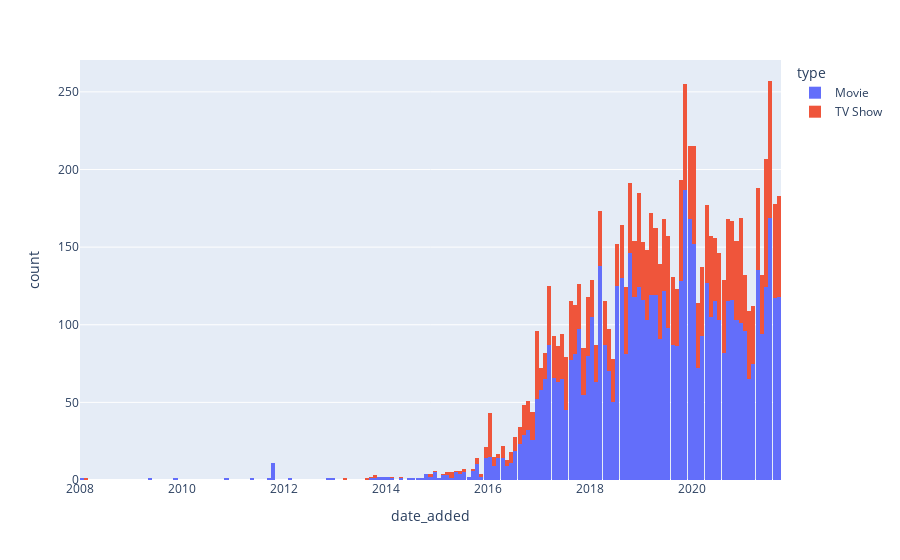

Notebook code cell kept with this figure:
### Code cell
px.histogram(data_import,
            x='date_added',color='type')

### Figure 1 — Plotly figure (JSON) as saved in the notebook; plotly's stock layout.template omitted (floating-point values rounded to 4 significant figures; data arrays with more than 128 entries replaced by an {"elided": "..."} marker saying what was removed)
{"data": [{"alignmentgroup": "True", "bingroup": "x", "hovertemplate": "type=Movie<br>date_added=%{x}<br>count=%{y}<extra></extra>", "legendgroup": "Movie", "marker": {"color": "#636efa", "pattern": {"shape": ""}}, "name": "Movie", "offsetgroup": "Movie", "orientation": "v", "showlegend": true, "type": "histogram", "x": {"elided": "6131 str values"}, "xaxis": "x", "yaxis": "y"}, {"alignmentgroup": "True", "bingroup": "x", "hovertemplate": "type=TV Show<br>date_added=%{x}<br>count=%{y}<extra></extra>", "legendgroup": "TV Show", "marker": {"color": "#EF553B", "pattern": {"shape": ""}}, "name": "TV Show", "offsetgroup": "TV Show", "orientation": "v", "showlegend": true, "type": "histogram", "x": {"elided": "2676 str values"}, "xaxis": "x", "yaxis": "y"}], "layout": {"barmode": "relative", "legend": {"title": {"text": "type"}, "tracegroupgap": 0}, "margin": {"t": 60}, "xaxis": {"anchor": "y", "domain": [0, 1], "title": {"text": "date_added"}}, "yaxis": {"anchor": "x", "domain": [0, 1], "title": {"text": "count"}}}}
